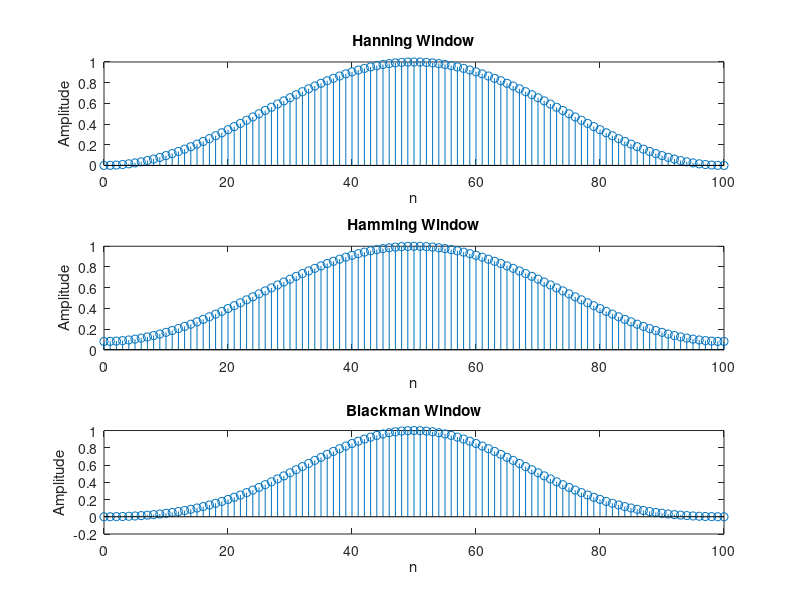

The MATLAB script that drew this image: (Note: this script raises an error after producing the figure.)
clc
clear
M = 101; % 窗函数的长度,可调整（如M = 101）

% 海宁窗
n = 0:M-1;
hanning_win = 0.5 * (1 - cos(2 * pi * n / (M - 1)));

% 哈明窗
hamming_win = 0.54 - 0.46 * cos(2 * pi * n / (M - 1));

% 布莱克曼窗
blackman_win = 0.42 - 0.5 * cos(2 * pi * n / (M - 1)) + 0.08 * cos(4 * pi * n / (M - 1));

% 绘制时域波形
figure;
subplot(3, 1, 1);
stem(n, hanning_win);
title('Hanning Window');
xlabel('n');
ylabel('Amplitude');
subplot(3, 1, 2);
stem(n, hamming_win);
title('Hamming Window');
xlabel('n');
ylabel('Amplitude');
subplot(3, 1, 3);
stem(n, blackman_win);
title('Blackman Window');
xlabel('n');
ylabel('Amplitude');

% 计算DTFT的样本并绘制幅度谱
N = 1000; % DTFT样本的个数

% 窗函数的DTFT
[XK_hanning, w_hanning] = dtft(hanning_win, n, N);
[XK_hamming, w_hamming] = dtft(hamming_win, n, N);
[XK_blackman, w_blackman] = dtft(blackman_win, n, N);

% 窗函数的幅度谱
figure;
subplot(3, 1, 1);
stem(w_hanning/pi, abs(XK_hanning));
title('Magnitude Spectrum - Hanning Window');
xlabel('w(pi)');
ylabel('|X(e^{jw})|');
subplot(3, 1, 2);
stem(w_hamming/pi, abs(XK_hamming));
title('Magnitude Spectrum - Hamming Window');
xlabel('w(pi)');
ylabel('|X(e^{jw})|');
subplot(3, 1, 3);
stem(w_blackman/pi, abs(XK_blackman));
title('Magnitude Spectrum - Blackman Window');
xlabel('w(pi0');
ylabel('|X(e^{jw})|');
